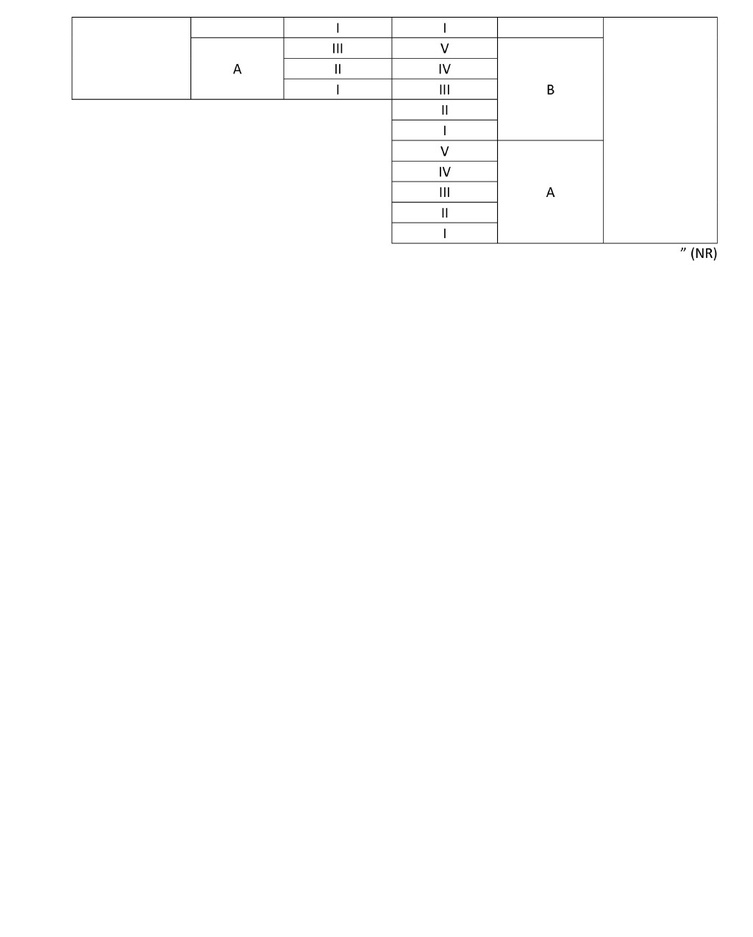
#> input picture 1_APE_2_005.jpg, 753 x 937 px, shrunk from 1024 x 1275 before the run
$ python cortar.py
#> lines starting #> are read from the running program, lines starting #| are printed output that depends on the picture; after the words box and inside, x2 and y2 are one past the last pixel; in counts of white or black regions, pixels touching at a corner belong together
import cv2
import numpy as np
import os
import tkinter as tk
from tkinter import filedialog

# Função para abrir o diálogo e escolher o arquivo ou pasta
def escolher_pasta():
    # Criar a janela principal (não será exibida)
    root = tk.Tk()
    root.withdraw()  # Ocultar a janela principal
    # Abrir o diálogo para escolher a pasta
    caminho_pasta = filedialog.askdirectory(title="Escolha a pasta com imagens JPG")
#> the answer given: .
    return caminho_pasta

def crop_whitespace(image_path, output_path):
    # Verifica se o arquivo existe
#> called with image_path = './1_APE_2_005.jpg', output_path = 'output_images/1_APE_2_005.jpg'
    if not os.path.isfile(image_path):
        print(f"Erro: O arquivo {image_path} não foi encontrado.")
        return

    # Carrega a imagem
    image = cv2.imread(image_path)
#> image is the input picture: shape (937, 753, 3); min 0, max 255, mean 253.6

    if image is None:
        print(f"Erro: Não foi possível carregar a imagem {image_path}.")
        return

    # Converte a imagem para escala de cinza
    gray = cv2.cvtColor(image, cv2.COLOR_BGR2GRAY)

    # Aplica um limiar para destacar os elementos não-brancos
    _, thresh = cv2.threshold(gray, 240, 255, cv2.THRESH_BINARY_INV)
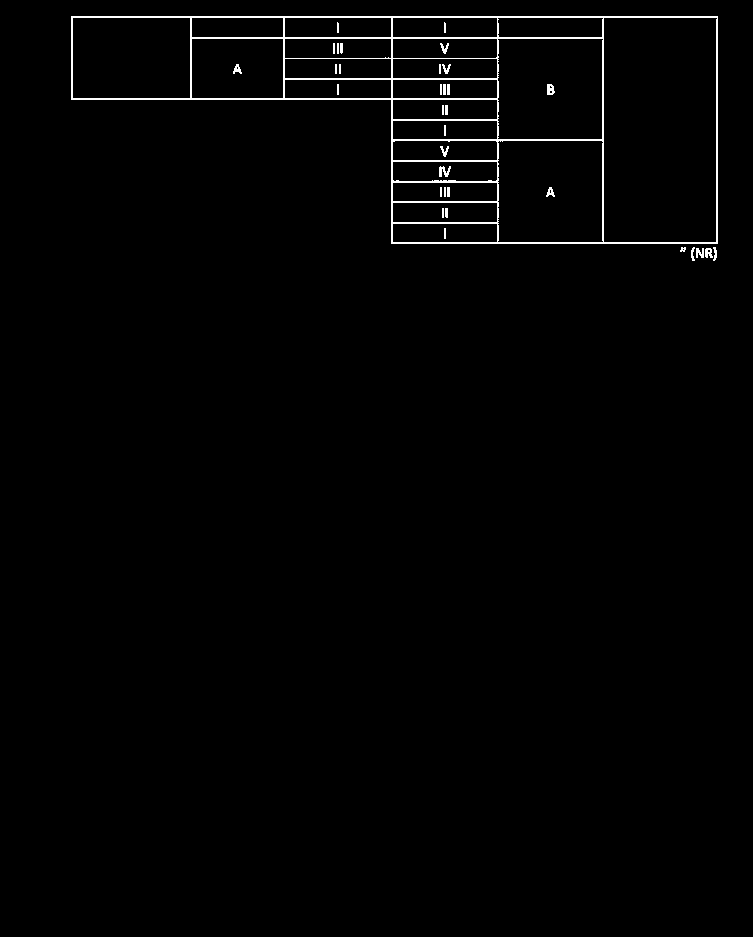
#> thresh: shape (937, 753); 1.3% white in thin lines or dots, all inside (x1, y1, x2, y2) = (71, 16, 718, 261)

    # Encontra os contornos dos elementos não-brancos
    contours, _ = cv2.findContours(thresh, cv2.RETR_EXTERNAL, cv2.CHAIN_APPROX_SIMPLE)
#> contours = 6 contours, 2 with area under 20; largest, box (x1, y1, x2, y2) and area: (71, 16, 718, 244) 100562, (705, 248, 713, 258) 44, (696, 248, 704, 258) 34, (713, 247, 717, 261) 22

    # Determina o menor retângulo delimitador que engloba todos os contornos
    x, y, w, h = cv2.boundingRect(np.vstack(contours))
#> x = 71; y = 16; w = 647; h = 245

    # Recorta a imagem com base no retângulo delimitador
    cropped_image = image[y:y+h, x:x+w]
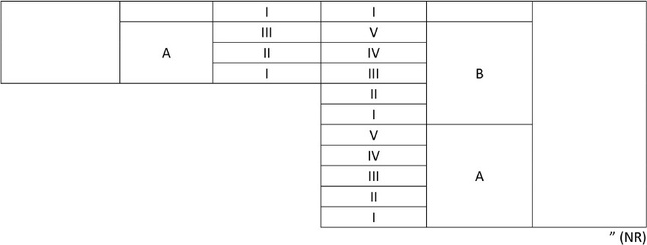
#> cropped_image: shape (245, 647, 3); min 0, max 255, mean 248.9

    # Cria o diretório de saída, se necessário
    os.makedirs(os.path.dirname(output_path), exist_ok=True)

    # Salva a imagem recortada
    cv2.imwrite(output_path, cropped_image)
    print(f"A imagem {os.path.basename(image_path)} foi recortada e salva em: {output_path}")

def process_images(input_folder, output_folder):
    # Verifica se o diretório de entrada existe
    if not os.path.isdir(input_folder):
        print(f"Erro: O diretório {input_folder} não foi encontrado.")
        return

    # Itera sobre todos os arquivos na pasta de entrada
    for file_name in os.listdir(input_folder):
        # Verifica se o arquivo é uma imagem (extensões comuns)
        if file_name.lower().endswith((".jpg", ".jpeg")):
            input_path = os.path.join(input_folder, file_name)
            output_path = os.path.join(output_folder, file_name)

            # Recorta a imagem
            crop_whitespace(input_path, output_path)

# Exemplo de uso
if __name__ == "__main__":
    input_directory = escolher_pasta()
    if input_directory:
        script_directory = os.path.dirname(os.path.abspath(__file__))
        output_directory = os.path.join(script_directory, "output_images")
        process_images(input_directory, output_directory)
    else:
        print("Nenhuma pasta foi selecionada.")
